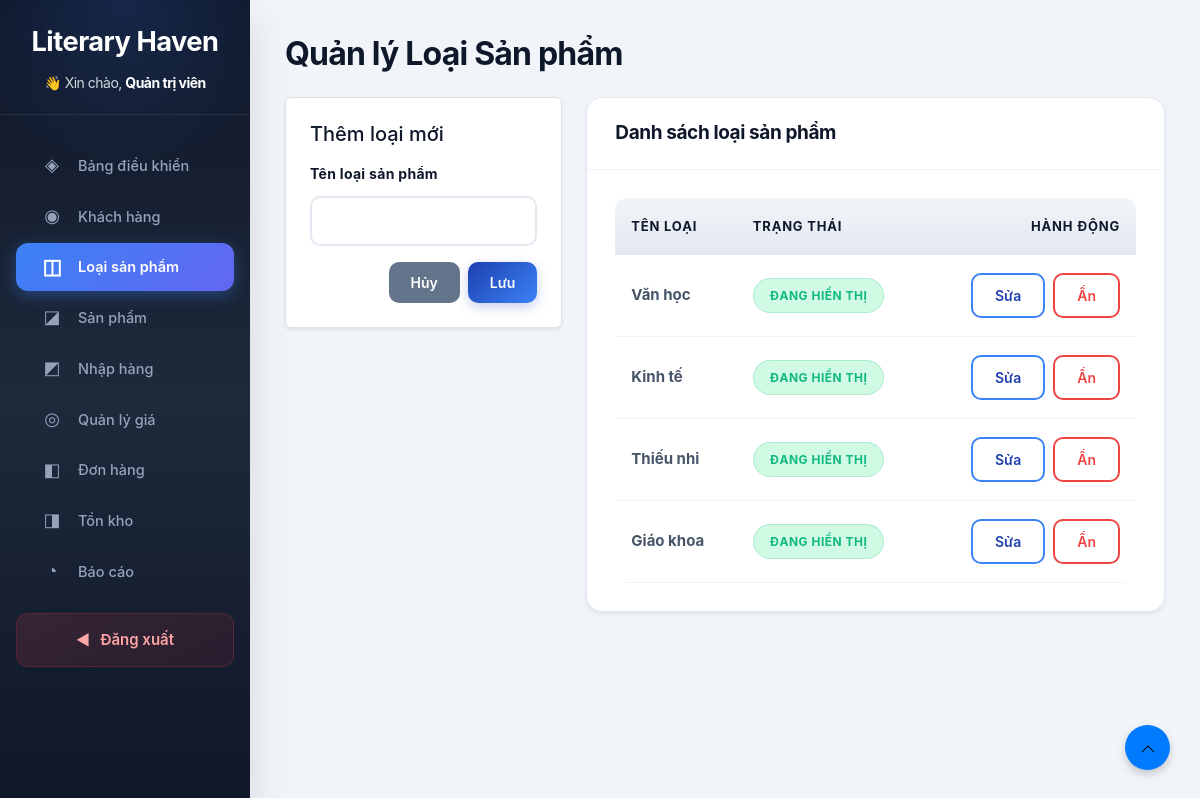
Screenshot of /admin/categories.php (signed in) with the database file from the repository.
### tables this page shows
CREATE TABLE users (
  id INT AUTO_INCREMENT PRIMARY KEY,
  status VARCHAR(20) DEFAULT 'active',
  fullName VARCHAR(255),
  username VARCHAR(100),
  password VARCHAR(255),
  email VARCHAR(255),
  phone VARCHAR(20),
  address VARCHAR(255),
  role VARCHAR(20) DEFAULT 'user',
  createdAt DATETIME DEFAULT CURRENT_TIMESTAMP
);

CREATE TABLE categories (
  id INT AUTO_INCREMENT PRIMARY KEY,
  name VARCHAR(100),
  status VARCHAR(20) DEFAULT 'active'
);

### admin/categories.php (the view, shortened to what this page needs)
<?php
require_once __DIR__ . '/../api/db.php';
$categories = [];
$res = $conn->query("SELECT * FROM categories ORDER BY id ASC");
if ($res) {
  while ($row = $res->fetch_assoc()) {
    $categories[] = $row;
  }
}
?>
<!DOCTYPE html>
<html lang="vi">
<head>
  <link rel="stylesheet" href="../bootstrap-5.3.2-dist/css/bootstrap.min.css">
  <link rel="stylesheet" href="../assets/css/admin_style.css">
</head>
<body>
  <?php include 'admin_sidebar.php'; ?>
  <main class="main-content">
    <div class="page-content p-4">
      <h1 class="mb-4">Quản lý Loại Sản phẩm</h1>
      <div class="row g-4">
        <div class="col-md-4">
          <div class="form-container p-4 border rounded bg-white shadow-sm">
            <h3 class="h5 mb-3" id="category-form-title">Thêm loại mới</h3>
            <form method="POST" action="categories.php" id="categoryForm">
              <div class="mb-3">
                <label for="category-name" class="form-label">Tên loại sản phẩm</label>
                <input type="text" class="form-control" id="category-name" name="name" required />
              </div>
              <div class="form-actions d-flex justify-content-end">
                <button type="button" class="btn btn-secondary me-2" onclick="resetForm()">Hủy</button>
                <button type="submit" class="btn btn-primary" id="submit-btn">Lưu</button>
              </div>
            </form>
          </div>
        </div>
        <div class="col-md-8">
          <div class="card shadow-sm">
            <div class="card-header">
              <h3 class="h5 mb-0">Danh sách loại sản phẩm</h3>
            </div>
            <div class="card-body">
              <div class="table-responsive">
                <table class="table table-hover align-middle">
                  <thead>
                    <tr>
                      <th>Tên loại</th>
                      <th>Trạng thái</th>
                      <th class="text-end">Hành động</th>
                    </tr>
                  </thead>
                  <tbody>
                    <?php if (empty($categories)): ?>
                      <tr>
                        <td colspan="3" class="text-center text-muted">Chưa có danh mục nào.</td>
                      </tr>
                    <?php else: ?>
                      <?php foreach ($categories as $cat): ?>
                        <?php
                        $isActive = ($cat['status'] === 'active');
                        $statusClass = $isActive ? "delivered" : "pending";
                        $statusText = $isActive ? "Đang hiển thị" : "Đã ẩn";
                        ?>
                        <tr>
                          <td><strong><?= htmlspecialchars($cat['name']) ?></strong></td>
                          <td><span class="status <?= $statusClass ?>"><?= $statusText ?></span></td>
                          <td class="text-end">
                            <button class="btn btn-sm btn-outline-primary me-1"
                              onclick="editCategory(<?= $cat['id'] ?>, '<?= htmlspecialchars($cat['name'], ENT_QUOTES) ?>')">Sửa</button>
                            <form method="POST" action="categories.php" style="display:inline-block; margin:0;">
                              <?php if ($isActive): ?>
                                <button type="submit" class="btn btn-sm btn-outline-danger">Ẩn</button>
                              <?php else: ?>
                                <button type="submit" class="btn btn-sm btn-outline-success">Hiện</button>
                              <?php endif; ?>
                            </form>
                          </td>
                        </tr>
                      <?php endforeach; ?>
                    <?php endif; ?>
                  </tbody>
                </table>
              </div>
            </div>
          </div>
        </div>
      </div>
    </div>
  </main>
  <a href="#" class="back-to-top" title="Lên đầu trang">
    <i class="bi bi-chevron-up">
      <img class="go-up" src="../images/muiten.svg" alt="Lên đầu trang" />
    </i>
  </a>
</body>
</html>

### admin/admin_sidebar.php (shortened to what this page needs)
<?php
$currentPage = basename($_SERVER['PHP_SELF']);
require_once __DIR__ . '/../api/db.php';
$adminName = 'Quản trị viên';
if (isset($_SESSION['admin_id'])) {
    $adminId = (int)$_SESSION['admin_id'];
    $stmt = $conn->prepare("SELECT fullName, username FROM users WHERE id = ?");
    $stmt->bind_param("i", $adminId);
    $stmt->execute();
    $result = $stmt->get_result();
    if ($row = $result->fetch_assoc()) {
        $adminName = !empty($row['fullName']) ? $row['fullName'] : $row['username'];
    }
}
?>
<aside class="sidebar d-flex flex-column vh-100">
    <div class="sidebar-header" style="padding-bottom: 20px;">
        Literary Haven
        <div style="font-size: 14px; font-weight: 400; margin-top: 8px; color: #cfd8dc; text-transform: none;">
            👋 Xin chào, <span style="color: #fff; font-weight: bold;"><?= htmlspecialchars($adminName, ENT_QUOTES, 'UTF-8') ?></span>
        </div>
    </div>
    <ul class="nav nav-pills flex-column mb-auto">
        <li class="nav-item">
            <a href="dashboard.php" class="nav-link <?= ($currentPage == 'dashboard.php') ? 'active' : '' ?>">
                <span class="nav-icon">◈</span>
                <span>Bảng điều khiển</span>
            </a>
        </li>
        <li class="nav-item">
            <a href="users.php" class="nav-link <?= ($currentPage == 'users.php') ? 'active' : '' ?>">
                <span class="nav-icon">◉</span>
                <span>Khách hàng</span>
            </a>
        </li>
        <li class="nav-item">
            <a href="categories.php" class="nav-link <?= ($currentPage == 'categories.php') ? 'active' : '' ?>">
                <span class="nav-icon">◫</span>
                <span>Loại sản phẩm</span>
            </a>
        </li>
        <li class="nav-item">
            <a href="products.php" class="nav-link <?= ($currentPage == 'products.php') ? 'active' : '' ?>">
                <span class="nav-icon">◪</span>
                <span>Sản phẩm</span>
            </a>
        </li>
        <li class="nav-item">
            <a href="purchase-orders.php" class="nav-link <?= ($currentPage == 'purchase-orders.php') ? 'active' : '' ?>">
                <span class="nav-icon">◩</span>
                <span>Nhập hàng</span>
            </a>
        </li>
        <li class="nav-item">
            <a href="pricing.php" class="nav-link <?= ($currentPage == 'pricing.php') ? 'active' : '' ?>">
                <span class="nav-icon">◎</span>
                <span>Quản lý giá</span>
            </a>
        </li>
        <li class="nav-item">
            <a href="orders.php" class="nav-link <?= ($currentPage == 'orders.php') ? 'active' : '' ?>">
                <span class="nav-icon">◧</span>
                <span>Đơn hàng</span>
            </a>
        </li>
        <li class="nav-item">
            <a href="inventory.php" class="nav-link <?= ($currentPage == 'inventory.php') ? 'active' : '' ?>">
                <span class="nav-icon">◨</span>
                <span>Tồn kho</span>
            </a>
        </li>
        <li class="nav-item">
            <a href="reports.php" class="nav-link <?= ($currentPage == 'reports.php') ? 'active' : '' ?>">
                <span class="nav-icon">◔</span>
                <span>Báo cáo</span>
            </a>
        </li>
        <li class="nav-item">
            <a href="logout.php" class="logout-link" style="margin-top: 15px; margin-left:16px; margin-right:16px;">
                <span>◀</span>
                <span>Đăng xuất</span>
            </a>
        </li>
    </ul>
</aside>

### admin/categories.php (style rules this page uses)
@media (min-width: 769px) { body { display: flex !important; flex-direction: row !important; overflow-x: hidden; } }
@media (min-width: 769px) { .sidebar { width: 250px !important; height: 100vh !important; display: flex !important; } }
@media (min-width: 769px) { .main-content { width: 100%; } }

### admin/admin_sidebar.php (style rules this page uses)
.sidebar-header::after { display: none !important; content: "" !important; }

### rows the page displays
users: fullName "Quản trị viên"
categories: name "Văn học", status "ĐANG HIỂN THỊ", shows "Ẩn"
categories: name "Kinh tế", status "ĐANG HIỂN THỊ", shows "Ẩn"
categories: name "Thiếu nhi", status "ĐANG HIỂN THỊ", shows "Ẩn"
categories: name "Giáo khoa", status "ĐANG HIỂN THỊ", shows "Ẩn"
